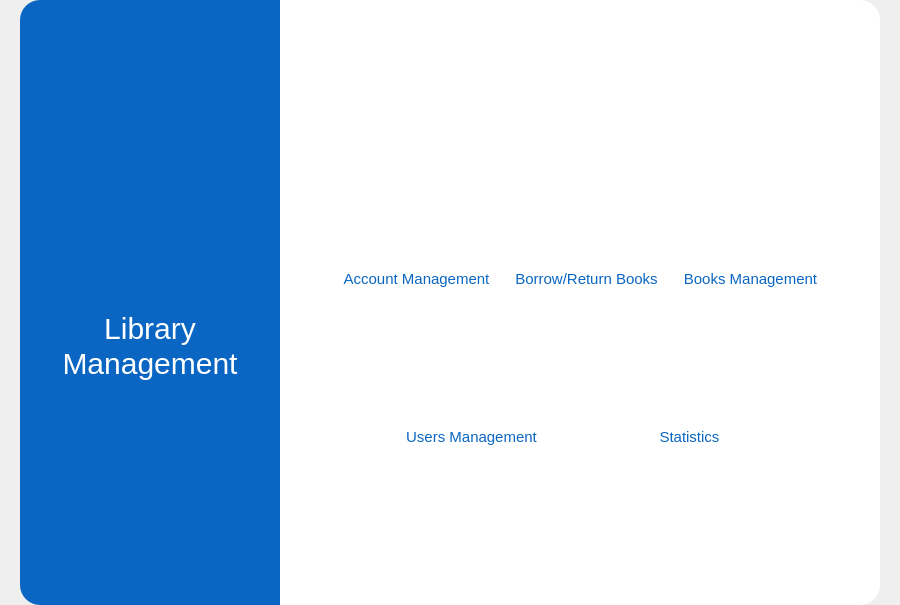
<?xml version="1.0" encoding="UTF-8"?>
<ui version="4.0">
 <class>MainWindow</class>
 <widget class="QMainWindow" name="MainWindow">
  <property name="geometry">
   <rect>
    <x>0</x>
    <y>0</y>
    <width>900</width>
    <height>605</height>
   </rect>
  </property>
  <property name="windowTitle">
   <string>MainWindow</string>
  </property>
  <property name="styleSheet">
   <string notr="true">/*Set style for widget Title*/
#widgetTitle {
	background-color: rgb(10, 102, 194);
	border-top-left-radius: 20px;
	border-bottom-left-radius: 20px;
}

#widgetTitle QLabel {
	color: rgb(255, 255, 255);
	font-family: &quot;Righteous&quot;;
	font-size: 30px;
}

/*Set style for widget Funcs*/
#widgetFuncs {
	background-color: rgb(255, 255, 255);
	border-top-right-radius: 20px;
	border-bottom-right-radius: 20px;
}

#widgetFuncs QLabel {
	color: rgb(10, 102, 194);
	font-family: &quot;Montserrat SemiBold&quot;;
	font-size: 15px;
}

#widgetFuncs QPushButton {
	background-color: rgb(255, 255, 255);
	border: none;
	border-radius: 35px solid;
}

#widgetFuncs QPushButton:hover {
	background-color: rgb(250, 250, 250);
}

#widgetFuncs QPushButton:pressed {
	padding-left: 15px;
}</string>
  </property>
  <widget class="QWidget" name="centralwidget">
   <layout class="QHBoxLayout" name="horizontalLayout">
    <property name="spacing">
     <number>0</number>
    </property>
    <property name="leftMargin">
     <number>0</number>
    </property>
    <property name="topMargin">
     <number>0</number>
    </property>
    <property name="rightMargin">
     <number>0</number>
    </property>
    <property name="bottomMargin">
     <number>0</number>
    </property>
    <item>
     <spacer name="horizontalSpacer">
      <property name="orientation">
       <enum>Qt::Horizontal</enum>
      </property>
      <property name="sizeHint" stdset="0">
       <size>
        <width>17</width>
        <height>20</height>
       </size>
      </property>
     </spacer>
    </item>
    <item>
     <widget class="QWidget" name="widgetTitle" native="true">
      <property name="minimumSize">
       <size>
        <width>260</width>
        <height>605</height>
       </size>
      </property>
      <property name="maximumSize">
       <size>
        <width>260</width>
        <height>605</height>
       </size>
      </property>
      <layout class="QGridLayout" name="gridLayout">
       <item row="0" column="0">
        <layout class="QVBoxLayout" name="verticalLayout_3">
         <item>
          <spacer name="verticalSpacer">
           <property name="orientation">
            <enum>Qt::Vertical</enum>
           </property>
           <property name="sizeHint" stdset="0">
            <size>
             <width>20</width>
             <height>40</height>
            </size>
           </property>
          </spacer>
         </item>
         <item>
          <layout class="QVBoxLayout" name="verticalLayout_2">
           <item>
            <layout class="QHBoxLayout" name="horizontalLayout_2">
             <item>
              <spacer name="horizontalSpacer_4">
               <property name="orientation">
                <enum>Qt::Horizontal</enum>
               </property>
               <property name="sizeHint" stdset="0">
                <size>
                 <width>40</width>
                 <height>20</height>
                </size>
               </property>
              </spacer>
             </item>
             <item>
              <widget class="QLabel" name="label">
               <property name="minimumSize">
                <size>
                 <width>80</width>
                 <height>80</height>
                </size>
               </property>
               <property name="maximumSize">
                <size>
                 <width>150</width>
                 <height>150</height>
                </size>
               </property>
               <property name="text">
                <string/>
               </property>
               <property name="pixmap">
                <pixmap resource="../Ultilities/Res.qrc">:/Icon/Icon/book.png</pixmap>
               </property>
               <property name="scaledContents">
                <bool>true</bool>
               </property>
              </widget>
             </item>
             <item>
              <spacer name="horizontalSpacer_3">
               <property name="orientation">
                <enum>Qt::Horizontal</enum>
               </property>
               <property name="sizeHint" stdset="0">
                <size>
                 <width>40</width>
                 <height>20</height>
                </size>
               </property>
              </spacer>
             </item>
            </layout>
           </item>
           <item>
            <layout class="QVBoxLayout" name="verticalLayout">
             <property name="spacing">
              <number>0</number>
             </property>
             <item>
              <widget class="QLabel" name="label_2">
               <property name="text">
                <string>Library</string>
               </property>
               <property name="alignment">
                <set>Qt::AlignCenter</set>
               </property>
              </widget>
             </item>
             <item>
              <widget class="QLabel" name="label_3">
               <property name="text">
                <string>Management</string>
               </property>
               <property name="alignment">
                <set>Qt::AlignCenter</set>
               </property>
              </widget>
             </item>
            </layout>
           </item>
          </layout>
         </item>
         <item>
          <spacer name="verticalSpacer_2">
           <property name="orientation">
            <enum>Qt::Vertical</enum>
           </property>
           <property name="sizeHint" stdset="0">
            <size>
             <width>20</width>
             <height>40</height>
            </size>
           </property>
          </spacer>
         </item>
        </layout>
       </item>
      </layout>
     </widget>
    </item>
    <item>
     <widget class="QWidget" name="widgetFuncs" native="true">
      <property name="minimumSize">
       <size>
        <width>600</width>
        <height>605</height>
       </size>
      </property>
      <property name="maximumSize">
       <size>
        <width>600</width>
        <height>605</height>
       </size>
      </property>
      <layout class="QVBoxLayout" name="verticalLayout_14">
       <property name="spacing">
        <number>0</number>
       </property>
       <property name="leftMargin">
        <number>0</number>
       </property>
       <property name="topMargin">
        <number>0</number>
       </property>
       <property name="rightMargin">
        <number>0</number>
       </property>
       <property name="bottomMargin">
        <number>0</number>
       </property>
       <item>
        <layout class="QVBoxLayout" name="verticalLayout_13">
         <item>
          <spacer name="verticalSpacer_3">
           <property name="orientation">
            <enum>Qt::Vertical</enum>
           </property>
           <property name="sizeHint" stdset="0">
            <size>
             <width>20</width>
             <height>97</height>
            </size>
           </property>
          </spacer>
         </item>
         <item>
          <layout class="QHBoxLayout" name="horizontalLayout_12">
           <item>
            <spacer name="horizontalSpacer_24">
             <property name="orientation">
              <enum>Qt::Horizontal</enum>
             </property>
             <property name="sizeHint" stdset="0">
              <size>
               <width>268</width>
               <height>20</height>
              </size>
             </property>
            </spacer>
           </item>
           <item>
            <layout class="QVBoxLayout" name="verticalLayout_12">
             <property name="spacing">
              <number>30</number>
             </property>
             <item>
              <layout class="QHBoxLayout" name="horizontalLayout_9">
               <property name="spacing">
                <number>25</number>
               </property>
               <item>
                <layout class="QVBoxLayout" name="verticalLayout_4">
                 <property name="spacing">
                  <number>10</number>
                 </property>
                 <item>
                  <layout class="QHBoxLayout" name="horizontalLayout_3">
                   <property name="spacing">
                    <number>0</number>
                   </property>
                   <item>
                    <spacer name="horizontalSpacer_14">
                     <property name="orientation">
                      <enum>Qt::Horizontal</enum>
                     </property>
                     <property name="sizeHint" stdset="0">
                      <size>
                       <width>40</width>
                       <height>20</height>
                      </size>
                     </property>
                    </spacer>
                   </item>
                   <item>
                    <widget class="QPushButton" name="btnAccManage">
                     <property name="minimumSize">
                      <size>
                       <width>100</width>
                       <height>100</height>
                      </size>
                     </property>
                     <property name="maximumSize">
                      <size>
                       <width>100</width>
                       <height>100</height>
                      </size>
                     </property>
                     <property name="text">
                      <string/>
                     </property>
                     <property name="icon">
                      <iconset resource="../Ultilities/Res.qrc">
                       <normaloff>:/Icon/Icon/account_man_1.png</normaloff>:/Icon/Icon/account_man_1.png</iconset>
                     </property>
                     <property name="iconSize">
                      <size>
                       <width>70</width>
                       <height>70</height>
                      </size>
                     </property>
                    </widget>
                   </item>
                   <item>
                    <spacer name="horizontalSpacer_15">
                     <property name="orientation">
                      <enum>Qt::Horizontal</enum>
                     </property>
                     <property name="sizeHint" stdset="0">
                      <size>
                       <width>40</width>
                       <height>20</height>
                      </size>
                     </property>
                    </spacer>
                   </item>
                  </layout>
                 </item>
                 <item>
                  <widget class="QLabel" name="lbl_AccManage">
                   <property name="text">
                    <string>Account Management</string>
                   </property>
                   <property name="alignment">
                    <set>Qt::AlignCenter</set>
                   </property>
                  </widget>
                 </item>
                </layout>
               </item>
               <item>
                <spacer name="horizontalSpacer_5">
                 <property name="orientation">
                  <enum>Qt::Horizontal</enum>
                 </property>
                 <property name="sizeHint" stdset="0">
                  <size>
                   <width>40</width>
                   <height>20</height>
                  </size>
                 </property>
                </spacer>
               </item>
               <item>
                <layout class="QVBoxLayout" name="verticalLayout_8">
                 <property name="spacing">
                  <number>10</number>
                 </property>
                 <item>
                  <layout class="QHBoxLayout" name="horizontalLayout_7">
                   <item>
                    <spacer name="horizontalSpacer_16">
                     <property name="orientation">
                      <enum>Qt::Horizontal</enum>
                     </property>
                     <property name="sizeHint" stdset="0">
                      <size>
                       <width>40</width>
                       <height>20</height>
                      </size>
                     </property>
                    </spacer>
                   </item>
                   <item>
                    <widget class="QPushButton" name="btnBorrow">
                     <property name="minimumSize">
                      <size>
                       <width>100</width>
                       <height>100</height>
                      </size>
                     </property>
                     <property name="maximumSize">
                      <size>
                       <width>100</width>
                       <height>100</height>
                      </size>
                     </property>
                     <property name="text">
                      <string/>
                     </property>
                     <property name="icon">
                      <iconset resource="../Ultilities/Res.qrc">
                       <normaloff>:/Icon/Icon/borrow_1.png</normaloff>:/Icon/Icon/borrow_1.png</iconset>
                     </property>
                     <property name="iconSize">
                      <size>
                       <width>70</width>
                       <height>70</height>
                      </size>
                     </property>
                    </widget>
                   </item>
                   <item>
                    <spacer name="horizontalSpacer_17">
                     <property name="orientation">
                      <enum>Qt::Horizontal</enum>
                     </property>
                     <property name="sizeHint" stdset="0">
                      <size>
                       <width>40</width>
                       <height>20</height>
                      </size>
                     </property>
                    </spacer>
                   </item>
                  </layout>
                 </item>
                 <item>
                  <widget class="QLabel" name="lbl_Borrow">
                   <property name="text">
                    <string>Borrow/Return Books</string>
                   </property>
                   <property name="alignment">
                    <set>Qt::AlignCenter</set>
                   </property>
                  </widget>
                 </item>
                </layout>
               </item>
               <item>
                <spacer name="horizontalSpacer_6">
                 <property name="orientation">
                  <enum>Qt::Horizontal</enum>
                 </property>
                 <property name="sizeHint" stdset="0">
                  <size>
                   <width>40</width>
                   <height>20</height>
                  </size>
                 </property>
                </spacer>
               </item>
               <item>
                <layout class="QVBoxLayout" name="verticalLayout_9">
                 <property name="spacing">
                  <number>10</number>
                 </property>
                 <item>
                  <layout class="QHBoxLayout" name="horizontalLayout_8">
                   <item>
                    <spacer name="horizontalSpacer_18">
                     <property name="orientation">
                      <enum>Qt::Horizontal</enum>
                     </property>
                     <property name="sizeHint" stdset="0">
                      <size>
                       <width>40</width>
                       <height>20</height>
                      </size>
                     </property>
                    </spacer>
                   </item>
                   <item>
                    <widget class="QPushButton" name="btnBookManage">
                     <property name="minimumSize">
                      <size>
                       <width>100</width>
                       <height>100</height>
                      </size>
                     </property>
                     <property name="maximumSize">
                      <size>
                       <width>100</width>
                       <height>100</height>
                      </size>
                     </property>
                     <property name="text">
                      <string/>
                     </property>
                     <property name="icon">
                      <iconset resource="../Ultilities/Res.qrc">
                       <normaloff>:/Icon/Icon/book_man_1.png</normaloff>:/Icon/Icon/book_man_1.png</iconset>
                     </property>
                     <property name="iconSize">
                      <size>
                       <width>70</width>
                       <height>70</height>
                      </size>
                     </property>
                    </widget>
                   </item>
                   <item>
                    <spacer name="horizontalSpacer_19">
                     <property name="orientation">
                      <enum>Qt::Horizontal</enum>
                     </property>
                     <property name="sizeHint" stdset="0">
                      <size>
                       <width>40</width>
                       <height>20</height>
                      </size>
                     </property>
                    </spacer>
                   </item>
                  </layout>
                 </item>
                 <item>
                  <widget class="QLabel" name="lbl_Statistics">
                   <property name="text">
                    <string>Books Management</string>
                   </property>
                   <property name="alignment">
                    <set>Qt::AlignCenter</set>
                   </property>
                  </widget>
                 </item>
                </layout>
               </item>
              </layout>
             </item>
             <item>
              <layout class="QHBoxLayout" name="horizontalLayout_11">
               <property name="spacing">
                <number>0</number>
               </property>
               <item>
                <spacer name="horizontalSpacer_11">
                 <property name="orientation">
                  <enum>Qt::Horizontal</enum>
                 </property>
                 <property name="sizeHint" stdset="0">
                  <size>
                   <width>40</width>
                   <height>20</height>
                  </size>
                 </property>
                </spacer>
               </item>
               <item>
                <layout class="QVBoxLayout" name="verticalLayout_10">
                 <property name="spacing">
                  <number>10</number>
                 </property>
                 <item>
                  <layout class="QHBoxLayout" name="horizontalLayout_6">
                   <item>
                    <spacer name="horizontalSpacer_20">
                     <property name="orientation">
                      <enum>Qt::Horizontal</enum>
                     </property>
                     <property name="sizeHint" stdset="0">
                      <size>
                       <width>40</width>
                       <height>20</height>
                      </size>
                     </property>
                    </spacer>
                   </item>
                   <item>
                    <widget class="QPushButton" name="btnUsersManage">
                     <property name="minimumSize">
                      <size>
                       <width>100</width>
                       <height>100</height>
                      </size>
                     </property>
                     <property name="maximumSize">
                      <size>
                       <width>100</width>
                       <height>100</height>
                      </size>
                     </property>
                     <property name="text">
                      <string/>
                     </property>
                     <property name="icon">
                      <iconset resource="../Ultilities/Res.qrc">
                       <normaloff>:/Icon/Icon/user_man_1.png</normaloff>:/Icon/Icon/user_man_1.png</iconset>
                     </property>
                     <property name="iconSize">
                      <size>
                       <width>70</width>
                       <height>70</height>
                      </size>
                     </property>
                    </widget>
                   </item>
                   <item>
                    <spacer name="horizontalSpacer_21">
                     <property name="orientation">
                      <enum>Qt::Horizontal</enum>
                     </property>
                     <property name="sizeHint" stdset="0">
                      <size>
                       <width>40</width>
                       <height>20</height>
                      </size>
                     </property>
                    </spacer>
                   </item>
                  </layout>
                 </item>
                 <item>
                  <widget class="QLabel" name="lbl_UsersManage">
                   <property name="text">
                    <string>Users Management</string>
                   </property>
                   <property name="alignment">
                    <set>Qt::AlignCenter</set>
                   </property>
                  </widget>
                 </item>
                </layout>
               </item>
               <item>
                <spacer name="horizontalSpacer_12">
                 <property name="orientation">
                  <enum>Qt::Horizontal</enum>
                 </property>
                 <property name="sizeHint" stdset="0">
                  <size>
                   <width>40</width>
                   <height>20</height>
                  </size>
                 </property>
                </spacer>
               </item>
               <item>
                <layout class="QVBoxLayout" name="verticalLayout_11">
                 <property name="spacing">
                  <number>10</number>
                 </property>
                 <item>
                  <layout class="QHBoxLayout" name="horizontalLayout_10">
                   <item>
                    <spacer name="horizontalSpacer_22">
                     <property name="orientation">
                      <enum>Qt::Horizontal</enum>
                     </property>
                     <property name="sizeHint" stdset="0">
                      <size>
                       <width>40</width>
                       <height>20</height>
                      </size>
                     </property>
                    </spacer>
                   </item>
                   <item>
                    <widget class="QPushButton" name="btnStatistics">
                     <property name="minimumSize">
                      <size>
                       <width>100</width>
                       <height>100</height>
                      </size>
                     </property>
                     <property name="maximumSize">
                      <size>
                       <width>100</width>
                       <height>100</height>
                      </size>
                     </property>
                     <property name="text">
                      <string/>
                     </property>
                     <property name="icon">
                      <iconset resource="../Ultilities/Res.qrc">
                       <normaloff>:/Icon/Icon/statistics_1.png</normaloff>:/Icon/Icon/statistics_1.png</iconset>
                     </property>
                     <property name="iconSize">
                      <size>
                       <width>70</width>
                       <height>70</height>
                      </size>
                     </property>
                    </widget>
                   </item>
                   <item>
                    <spacer name="horizontalSpacer_23">
                     <property name="orientation">
                      <enum>Qt::Horizontal</enum>
                     </property>
                     <property name="sizeHint" stdset="0">
                      <size>
                       <width>40</width>
                       <height>20</height>
                      </size>
                     </property>
                    </spacer>
                   </item>
                  </layout>
                 </item>
                 <item>
                  <widget class="QLabel" name="lbl_BooksManage">
                   <property name="text">
                    <string>Statistics</string>
                   </property>
                   <property name="alignment">
                    <set>Qt::AlignCenter</set>
                   </property>
                  </widget>
                 </item>
                </layout>
               </item>
               <item>
                <spacer name="horizontalSpacer_13">
                 <property name="orientation">
                  <enum>Qt::Horizontal</enum>
                 </property>
                 <property name="sizeHint" stdset="0">
                  <size>
                   <width>40</width>
                   <height>20</height>
                  </size>
                 </property>
                </spacer>
               </item>
              </layout>
             </item>
            </layout>
           </item>
           <item>
            <spacer name="horizontalSpacer_25">
             <property name="orientation">
              <enum>Qt::Horizontal</enum>
             </property>
             <property name="sizeHint" stdset="0">
              <size>
               <width>267</width>
               <height>20</height>
              </size>
             </property>
            </spacer>
           </item>
          </layout>
         </item>
         <item>
          <spacer name="verticalSpacer_4">
           <property name="orientation">
            <enum>Qt::Vertical</enum>
           </property>
           <property name="sizeHint" stdset="0">
            <size>
             <width>20</width>
             <height>96</height>
            </size>
           </property>
          </spacer>
         </item>
        </layout>
       </item>
      </layout>
     </widget>
    </item>
    <item>
     <spacer name="horizontalSpacer_2">
      <property name="orientation">
       <enum>Qt::Horizontal</enum>
      </property>
      <property name="sizeHint" stdset="0">
       <size>
        <width>17</width>
        <height>20</height>
       </size>
      </property>
     </spacer>
    </item>
   </layout>
  </widget>
 </widget>
 <resources>
  <include location="../Ultilities/Res.qrc"/>
 </resources>
 <connections/>
</ui>
